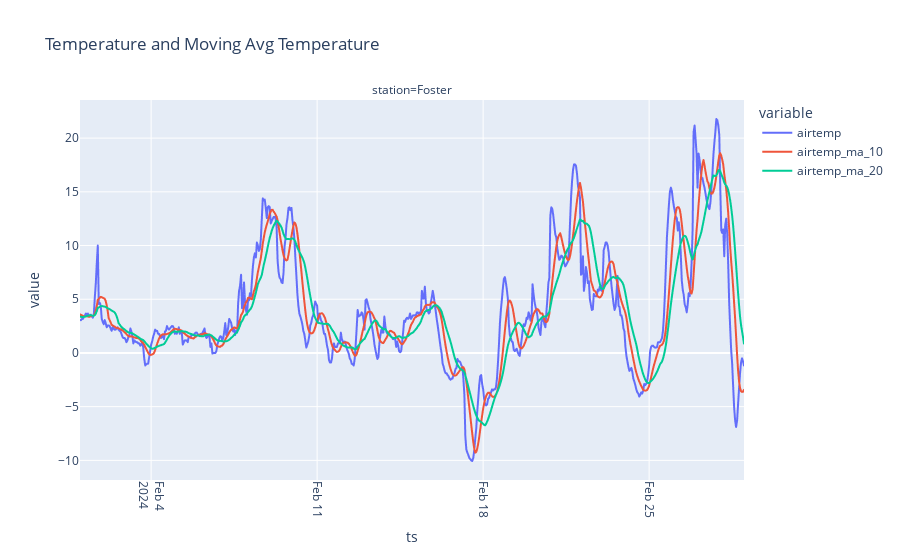

Notebook code cell kept with this figure:
### Code cell
# Now use the view for moving averages.
query = """
SELECT 
    ts, 
    station,
    airtemp,
    AVG(airtemp) OVER w_10 AS airtemp_ma_10,
    AVG(airtemp) OVER w_20 AS airtemp_ma_20,
    humidity,
    AVG(humidity) OVER w_10 AS humidity_ma_10,
    AVG(humidity) OVER w_20 AS humidity_ma_20,
    rain,
    AVG(rain) OVER w_10 AS rain_ma_10,
    AVG(rain) OVER w_20 AS rain_ma_20
FROM 
    weather_data_interpolated
WHERE station = 'Foster' AND ts >= 1688943600000 
WINDOW
    w_10 AS (ORDER BY station, ts ROWS BETWEEN 10 PRECEDING AND CURRENT ROW),
    w_20 AS (ORDER BY station, ts ROWS BETWEEN 20 PRECEDING AND CURRENT ROW)
"""

df_weather_ma = pd.read_sql(query, CONNECTION_STRING)
df_weather_ma['ts'] = pd.to_datetime(df_weather_ma['ts'], unit='ms')

# Plot data including moving averages.
fig = px.line(
    df_weather_ma[df_weather_ma['ts'].between(dt.datetime(2024, 2, 1), dt.datetime(2024, 2, 29))],
    x='ts', 
    y=['airtemp', 'airtemp_ma_10', 'airtemp_ma_20'], 
    facet_col='station', 
    title='Temperature and Moving Avg Temperature')
fig.update_xaxes(tickangle=90)

# We render as PNG here to show the results in the notebook
fig.show('png')

# Use fig.show() for interactive mode
fig.show()

### Figure 1 — Plotly figure (JSON) as saved in the notebook; plotly's stock layout.template omitted (floating-point values rounded to 4 significant figures; data arrays with more than 128 entries replaced by an {"elided": "..."} marker saying what was removed)
{"data": [{"hovertemplate": "variable=airtemp<br>station=Foster<br>ts=%{x}<br>value=%{y}<extra></extra>", "legendgroup": "airtemp", "line": {"color": "#636efa", "dash": "solid"}, "marker": {"symbol": "circle"}, "mode": "lines", "name": "airtemp", "showlegend": true, "type": "scattergl", "x": {"elided": "670 str values"}, "xaxis": "x", "y": {"elided": "670 float values"}, "yaxis": "y"}, {"hovertemplate": "variable=airtemp_ma_10<br>station=Foster<br>ts=%{x}<br>value=%{y}<extra></extra>", "legendgroup": "airtemp_ma_10", "line": {"color": "#EF553B", "dash": "solid"}, "marker": {"symbol": "circle"}, "mode": "lines", "name": "airtemp_ma_10", "showlegend": true, "type": "scattergl", "x": {"elided": "670 str values"}, "xaxis": "x", "y": {"elided": "670 float values"}, "yaxis": "y"}, {"hovertemplate": "variable=airtemp_ma_20<br>station=Foster<br>ts=%{x}<br>value=%{y}<extra></extra>", "legendgroup": "airtemp_ma_20", "line": {"color": "#00cc96", "dash": "solid"}, "marker": {"symbol": "circle"}, "mode": "lines", "name": "airtemp_ma_20", "showlegend": true, "type": "scattergl", "x": {"elided": "670 str values"}, "xaxis": "x", "y": {"elided": "670 float values"}, "yaxis": "y"}], "layout": {"annotations": [{"font": {}, "showarrow": false, "text": "station=Foster", "x": 0.5, "xanchor": "center", "xref": "paper", "y": 1, "yanchor": "bottom", "yref": "paper"}], "legend": {"title": {"text": "variable"}, "tracegroupgap": 0}, "title": {"text": "Temperature and Moving Avg Temperature"}, "xaxis": {"anchor": "y", "domain": [0, 1], "tickangle": 90, "title": {"text": "ts"}}, "yaxis": {"anchor": "x", "domain": [0, 1], "title": {"text": "value"}}}}
